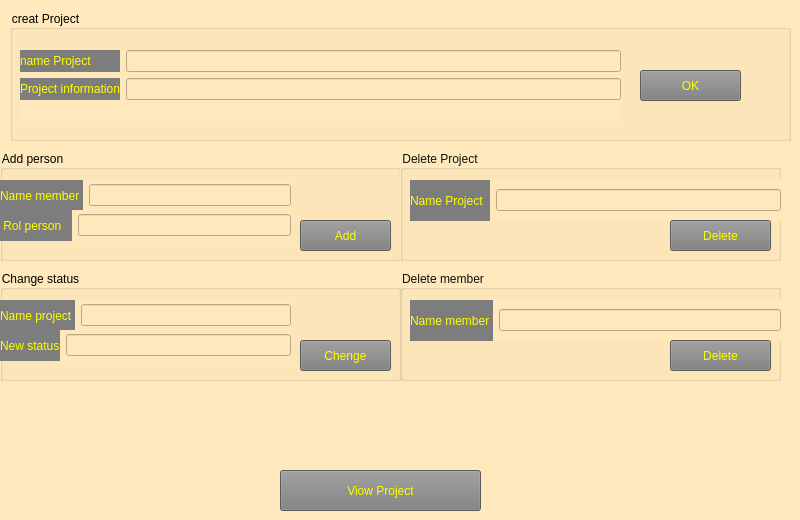
    <widget class="QWidget" name="tab_3">
     <property name="styleSheet">
      <string notr="true">background-color: rgb(255, 170, 127);
background-color: rgb(255, 232, 187);</string>
     </property>
     <attribute name="title">
      <string>Tab 1</string>
     </attribute>
     <widget class="QGroupBox" name="groupBox_17">
      <property name="geometry">
       <rect>
        <x>10</x>
        <y>10</y>
        <width>781</width>
        <height>131</height>
       </rect>
      </property>
      <property name="styleSheet">
       <string notr="true">color: rgb(0, 0, 0);</string>
      </property>
      <property name="title">
       <string>creat Project</string>
      </property>
      <widget class="QPushButton" name="pushButton_20">
       <property name="geometry">
        <rect>
         <x>630</x>
         <y>60</y>
         <width>101</width>
         <height>31</height>
        </rect>
       </property>
       <property name="styleSheet">
        <string notr="true">background-color: rgb(125, 125, 125);
font: 700 10pt &quot;Segoe UI&quot;;
border-top-color: rgb(255, 42, 81);
font: 8pt &quot;Segoe UI&quot;;
color: rgb(255, 255, 0);</string>
       </property>
       <property name="text">
        <string>OK</string>
       </property>
      </widget>
      <widget class="QWidget" name="formLayoutWidget_5">
       <property name="geometry">
        <rect>
         <x>10</x>
         <y>40</y>
         <width>601</width>
         <height>71</height>
        </rect>
       </property>
       <layout class="QFormLayout" name="formLayout_5">
        <item row="0" column="0">
         <layout class="QVBoxLayout" name="verticalLayout_9">
          <item>
           <widget class="QLabel" name="label_38">
            <property name="styleSheet">
             <string notr="true">background-color: rgb(125, 125, 125);
font: 700 10pt &quot;Segoe UI&quot;;
border-top-color: rgb(255, 42, 81);
font: 8pt &quot;Segoe UI&quot;;
color: rgb(255, 255, 0);</string>
            </property>
            <property name="text">
             <string>name Project</string>
            </property>
           </widget>
          </item>
          <item>
           <widget class="QLabel" name="label_41">
            <property name="styleSheet">
             <string notr="true">background-color: rgb(125, 125, 125);
font: 700 10pt &quot;Segoe UI&quot;;
border-top-color: rgb(255, 42, 81);
font: 8pt &quot;Segoe UI&quot;;
color: rgb(255, 255, 0);</string>
            </property>
            <property name="text">
             <string>Project information</string>
            </property>
           </widget>
          </item>
         </layout>
        </item>
        <item row="0" column="1">
         <layout class="QVBoxLayout" name="verticalLayout_10">
          <item>
           <widget class="QLineEdit" name="lineEdit_34"/>
          </item>
          <item>
           <widget class="QLineEdit" name="lineEdit_37"/>
          </item>
         </layout>
        </item>
       </layout>
      </widget>
     </widget>
     <widget class="QGroupBox" name="groupBox_18">
      <property name="geometry">
       <rect>
        <x>0</x>
        <y>150</y>
        <width>401</width>
        <height>111</height>
       </rect>
      </property>
      <property name="styleSheet">
       <string notr="true">color: rgb(0, 0, 0);</string>
      </property>
      <property name="title">
       <string>Add person</string>
      </property>
      <widget class="QWidget" name="horizontalLayoutWidget_19">
       <property name="geometry">
        <rect>
         <x>0</x>
         <y>30</y>
         <width>291</width>
         <height>31</height>
        </rect>
       </property>
       <layout class="QHBoxLayout" name="horizontalLayout_19">
        <item>
         <widget class="QLabel" name="label_39">
          <property name="styleSheet">
           <string notr="true">background-color: rgb(125, 125, 125);
font: 14pt &quot;Segoe UI&quot;;
font: 700 10pt &quot;Segoe UI&quot;;
border-top-color: rgb(255, 42, 81);
font: 8pt &quot;Segoe UI&quot;;
color: rgb(255, 255, 0);</string>
          </property>
          <property name="text">
           <string>Name member </string>
          </property>
         </widget>
        </item>
        <item>
         <widget class="QLineEdit" name="lineEdit_35"/>
        </item>
       </layout>
      </widget>
      <widget class="QPushButton" name="pushButton_21">
       <property name="geometry">
        <rect>
         <x>300</x>
         <y>70</y>
         <width>91</width>
         <height>31</height>
        </rect>
       </property>
       <property name="styleSheet">
        <string notr="true">background-color: rgb(125, 125, 125);
font: 700 italic 12pt &quot;Segoe UI&quot;;
font: 700 10pt &quot;Segoe UI&quot;;
border-top-color: rgb(255, 42, 81);
font: 8pt &quot;Segoe UI&quot;;
color: rgb(255, 255, 0);</string>
       </property>
       <property name="text">
        <string>Add</string>
       </property>
      </widget>
      <widget class="QWidget" name="horizontalLayoutWidget_20">
       <property name="geometry">
        <rect>
         <x>0</x>
         <y>60</y>
         <width>291</width>
         <height>31</height>
        </rect>
       </property>
       <layout class="QHBoxLayout" name="horizontalLayout_20">
        <item>
         <widget class="QLabel" name="label_40">
          <property name="styleSheet">
           <string notr="true">background-color: rgb(125, 125, 125);
font: 14pt &quot;Segoe UI&quot;;
font: 700 10pt &quot;Segoe UI&quot;;
border-top-color: rgb(255, 42, 81);
font: 8pt &quot;Segoe UI&quot;;
color: rgb(255, 255, 0);</string>
          </property>
          <property name="text">
           <string> Rol person   </string>
          </property>
         </widget>
        </item>
        <item>
         <widget class="QLineEdit" name="lineEdit_36"/>
        </item>
       </layout>
      </widget>
     </widget>
     <widget class="QGroupBox" name="groupBox_19">
      <property name="geometry">
       <rect>
        <x>400</x>
        <y>150</y>
        <width>381</width>
        <height>111</height>
       </rect>
      </property>
      <property name="styleSheet">
       <string notr="true">color: rgb(16, 16, 16);</string>
      </property>
      <property name="title">
       <string>Delete Project</string>
      </property>
      <widget class="QWidget" name="horizontalLayoutWidget_21">
       <property name="geometry">
        <rect>
         <x>10</x>
         <y>30</y>
         <width>371</width>
         <height>41</height>
        </rect>
       </property>
       <layout class="QHBoxLayout" name="horizontalLayout_21">
        <item>
         <widget class="QLabel" name="label_42">
          <property name="styleSheet">
           <string notr="true">background-color: rgb(125, 125, 125);
font: 700 10pt &quot;Segoe UI&quot;;
border-top-color: rgb(255, 42, 81);
font: 8pt &quot;Segoe UI&quot;;
color: rgb(255, 255, 0);</string>
          </property>
          <property name="text">
           <string>Name Project  </string>
          </property>
         </widget>
        </item>
        <item>
         <widget class="QLineEdit" name="lineEdit_38"/>
        </item>
       </layout>
      </widget>
      <widget class="QPushButton" name="pushButton_22">
       <property name="geometry">
        <rect>
         <x>270</x>
         <y>70</y>
         <width>101</width>
         <height>31</height>
        </rect>
       </property>
       <property name="styleSheet">
        <string notr="true">background-color: rgb(125, 125, 125);
font: 700 italic 12pt &quot;Segoe UI&quot;;
font: 700 10pt &quot;Segoe UI&quot;;
border-top-color: rgb(255, 42, 81);
font: 8pt &quot;Segoe UI&quot;;
color: rgb(255, 255, 0);</string>
       </property>
       <property name="text">
        <string>Delete</string>
       </property>
      </widget>
     </widget>
     <widget class="QGroupBox" name="groupBox_20">
      <property name="geometry">
       <rect>
        <x>400</x>
        <y>270</y>
        <width>381</width>
        <height>111</height>
       </rect>
      </property>
      <property name="styleSheet">
       <string notr="true">color: rgb(16, 16, 16);</string>
      </property>
      <property name="title">
       <string>Delete member</string>
      </property>
      <widget class="QWidget" name="horizontalLayoutWidget_22">
       <property name="geometry">
        <rect>
         <x>10</x>
         <y>30</y>
         <width>371</width>
         <height>41</height>
        </rect>
       </property>
       <layout class="QHBoxLayout" name="horizontalLayout_22">
        <item>
         <widget class="QLabel" name="label_43">
          <property name="styleSheet">
           <string notr="true">background-color: rgb(125, 125, 125);
font: 700 10pt &quot;Segoe UI&quot;;
border-top-color: rgb(255, 42, 81);
font: 8pt &quot;Segoe UI&quot;;
color: rgb(255, 255, 0);</string>
          </property>
          <property name="text">
           <string>Name member </string>
          </property>
         </widget>
        </item>
        <item>
         <widget class="QLineEdit" name="lineEdit_39"/>
        </item>
       </layout>
      </widget>
      <widget class="QPushButton" name="pushButton_23">
       <property name="geometry">
        <rect>
         <x>270</x>
         <y>70</y>
         <width>101</width>
         <height>31</height>
        </rect>
       </property>
       <property name="styleSheet">
        <string notr="true">background-color: rgb(125, 125, 125);
font: 700 italic 12pt &quot;Segoe UI&quot;;
font: 700 10pt &quot;Segoe UI&quot;;
border-top-color: rgb(255, 42, 81);
font: 8pt &quot;Segoe UI&quot;;
color: rgb(255, 255, 0);</string>
       </property>
       <property name="text">
        <string>Delete</string>
       </property>
      </widget>
     </widget>
     <widget class="QGroupBox" name="groupBox_21">
      <property name="geometry">
       <rect>
        <x>0</x>
        <y>270</y>
        <width>401</width>
        <height>111</height>
       </rect>
      </property>
      <property name="styleSheet">
       <string notr="true">color: rgb(0, 0, 0);</string>
      </property>
      <property name="title">
       <string>Change status</string>
      </property>
      <widget class="QWidget" name="horizontalLayoutWidget_23">
       <property name="geometry">
        <rect>
         <x>0</x>
         <y>30</y>
         <width>291</width>
         <height>31</height>
        </rect>
       </property>
       <layout class="QHBoxLayout" name="horizontalLayout_23">
        <item>
         <widget class="QLabel" name="label_44">
          <property name="styleSheet">
           <string notr="true">background-color: rgb(125, 125, 125);
font: 14pt &quot;Segoe UI&quot;;
font: 700 10pt &quot;Segoe UI&quot;;
border-top-color: rgb(255, 42, 81);
font: 8pt &quot;Segoe UI&quot;;
color: rgb(255, 255, 0);</string>
          </property>
          <property name="text">
           <string>Name project </string>
          </property>
         </widget>
        </item>
        <item>
         <widget class="QLineEdit" name="lineEdit_40"/>
        </item>
       </layout>
      </widget>
      <widget class="QPushButton" name="pushButton_24">
       <property name="geometry">
        <rect>
         <x>300</x>
         <y>70</y>
         <width>91</width>
         <height>31</height>
        </rect>
       </property>
       <property name="styleSheet">
        <string notr="true">background-color: rgb(125, 125, 125);
font: 700 italic 12pt &quot;Segoe UI&quot;;
font: 700 10pt &quot;Segoe UI&quot;;
border-top-color: rgb(255, 42, 81);
font: 8pt &quot;Segoe UI&quot;;
color: rgb(255, 255, 0);</string>
       </property>
       <property name="text">
        <string>Chenge</string>
       </property>
      </widget>
      <widget class="QWidget" name="horizontalLayoutWidget_24">
       <property name="geometry">
        <rect>
         <x>0</x>
         <y>60</y>
         <width>291</width>
         <height>31</height>
        </rect>
       </property>
       <layout class="QHBoxLayout" name="horizontalLayout_24">
        <item>
         <widget class="QLabel" name="label_45">
          <property name="styleSheet">
           <string notr="true">background-color: rgb(125, 125, 125);
border-top-color: rgb(255, 42, 81);
font: 10pt &quot;Segoe UI&quot;;

color: rgb(255, 255, 0);</string>
          </property>
          <property name="text">
           <string>New status</string>
          </property>
         </widget>
        </item>
        <item>
         <widget class="QLineEdit" name="lineEdit_41"/>
        </item>
       </layout>
      </widget>
     </widget>
     <widget class="QPushButton" name="pushButton_25">
      <property name="geometry">
       <rect>
        <x>280</x>
        <y>470</y>
        <width>201</width>
        <height>41</height>
       </rect>
      </property>
      <property name="styleSheet">
       <string notr="true">background-color: rgb(125, 125, 125);
font: 700 10pt &quot;Segoe UI&quot;;
border-top-color: rgb(255, 42, 81);

color: rgb(255, 255, 0);</string>
      </property>
      <property name="text">
       <string>Viow Project</string>
      </property>
     </widget>
    </widget>
